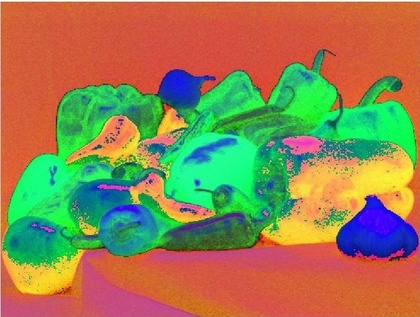
%> input picture Guia2/hsi_image.jpg, 420 x 317 px, shrunk from 759 x 572 before the run
$ octave --eval "result = especificacionHistograma(imread('../../../Guia2/hsi_image.jpg'));"   (GNU Octave 9; MATLAB toolbox functions it lacks are replaced by stand-ins)
%> lines starting %> are read from the running program, lines starting %| are printed output that depends on the picture
function [y] = especificacionHistograma(imagenOriginal)
if size(imagenOriginal) > 2
    imagen = imagenOriginal(:, :, 1);
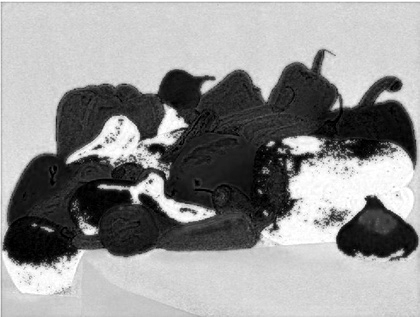
%> imagen: size 317x420 uint8; min 0, max 255, mean 147.4
else
    imagen = imagenOriginal;
end

L = 256;
[filas, columnas] = size(imagen);
%> filas = 317; columnas = 420
%histograma de imagen
w = transpose(imhist(imagen) ./ (filas*columnas));
%> w = 256 values, max 0.0399 at index 214, min 0.00024 at index 122, mean 0.00391
w = cumsum(w);
%> w = 256 values from 0.00532 to 1

%genero w monio
w_monio = zeros(1, L);
for i = 1 : 1 : L
    w_monio(i) = p(i, L);
end
w_monio = cumsum(w_monio);

%grafico los histogramas
figure;
subplot(1, 2, 1), plot(w), title('histrograma acumulado');
subplot(1, 2, 2), plot(w_monio), title('histograma acumulado normalizado');
%> after `title('histograma acumulado normalizado')`:
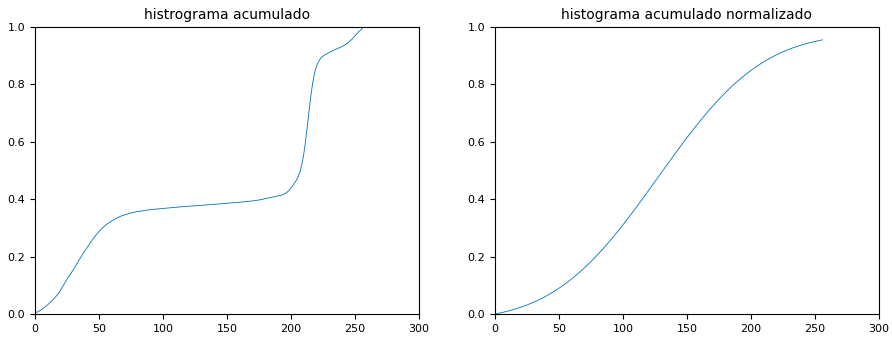
%> figure redrawn from the program's plot data, 2 panels; panel 1: curve peaks at x = 256, y = 1; panel 2: curve peaks at x = 256, y = 0.954

%genero w punto
w_punto = zeros(1, L);
for i = 1 : 1 : L
    n = find(w_monio - w(i) >= 0);
    if size(n) > 0
        w_punto(i) = w_monio(n(1));
    end
end
%> after the loop, w_punto = 256 values, max 0.954 at index 247, min 0 at index 248, mean 0.392

%genero la imagen
minimo = min(w_punto);
%> minimo = 0
y = imagen;
for i = 1 : 1 : filas
    for j = 1 : 1 : columnas
        valorFinal = w_punto(y(i, j) + 1);
        y(i, j) = valorEnRango(minimo, valorFinal);
    end
end
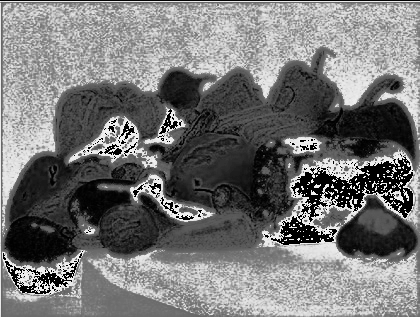
%> y: size 317x420 uint8; min 0, max 243, mean 118.4
%> `result = especificacionHistograma(imread('../../../Guia2/hsi_image.jpg..`:
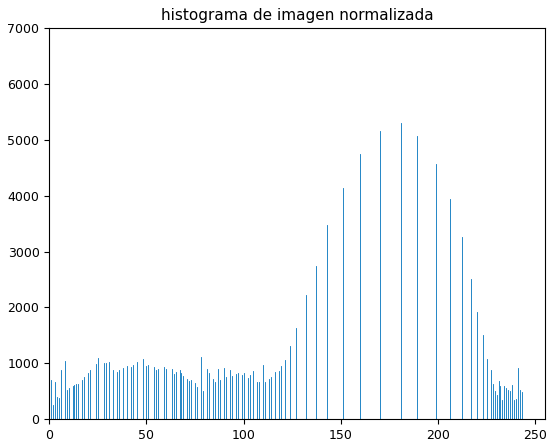
%> figure redrawn from the program's plot data; highest point at x = 0, y = 6152

%grafico las imagenes
figure;
subplot(1, 2, 1), imshow(imagen), title('imagen original');
subplot(1, 2, 2), imshow(y), title('imagen normalizada');

%grafico histograma final de la imagen normalizada
figure, imhist(y), title('histograma de imagen normalizada');
end

function [y] = p(x, L)
l = floor(L / 2);
o = floor(L / 4);
valor = -0.5 * double(double(x-l)/o) * double(double(x-l)/o);
y = double(1 / (double(o)*sqrt(2*pi))) * double(exp(valor));
end

function [x] = valorEnRango(smin, sactual)
x = floor( ((sactual - smin)/(1 - smin)*255) + 0.5);
end

$ run again, on Guia2/polen.jpg
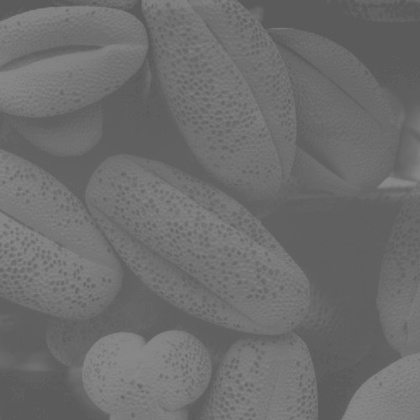
%> input picture Guia2/polen.jpg, 420 x 420 px, shrunk from 500 x 500 before the run
%> in especificacionHistograma, imagen is the input picture: size 420x420 uint8; min 87, max 138, mean 109.1
%> in especificacionHistograma, `w = transpose(imhist(imagen) ./ (filas*columnas));`: w = 256 values, max 0.0742 at index 97, min 0 at index 1, mean 0.00391
%> in especificacionHistograma, `w = cumsum(w);`: w = 256 values from 0 to 1
%> in especificacionHistograma, `title('histograma acumulado normalizado')`:
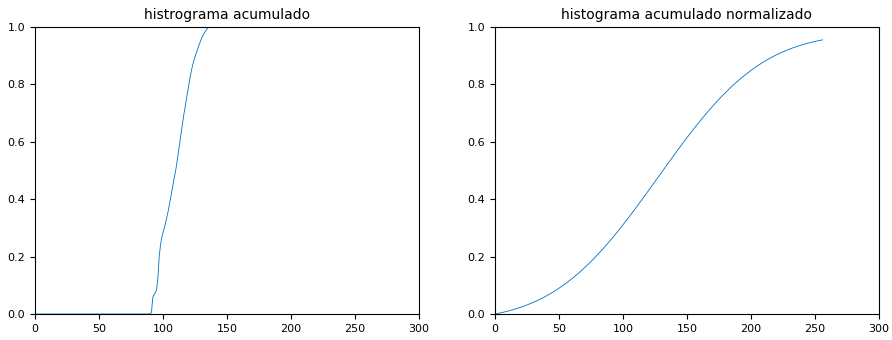
%> figure redrawn from the program's plot data, 2 panels; panel 1: curve peaks at x = 139, y = 1; panel 2: curve peaks at x = 256, y = 0.954
%> after the loop in especificacionHistograma, `for i = 1 : 1 : L`: w_punto = 256 values, max 0.947 at index 129, min 0 at index 130, mean 0.079
%> minimo = 0
%> `result = especificacionHistograma(imread('../../../Guia2/hsi_image.jpg..`:
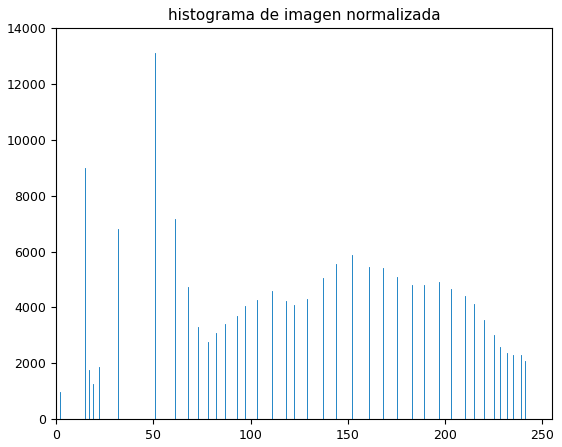
%> figure redrawn from the program's plot data; highest point at x = 51, y = 13093
